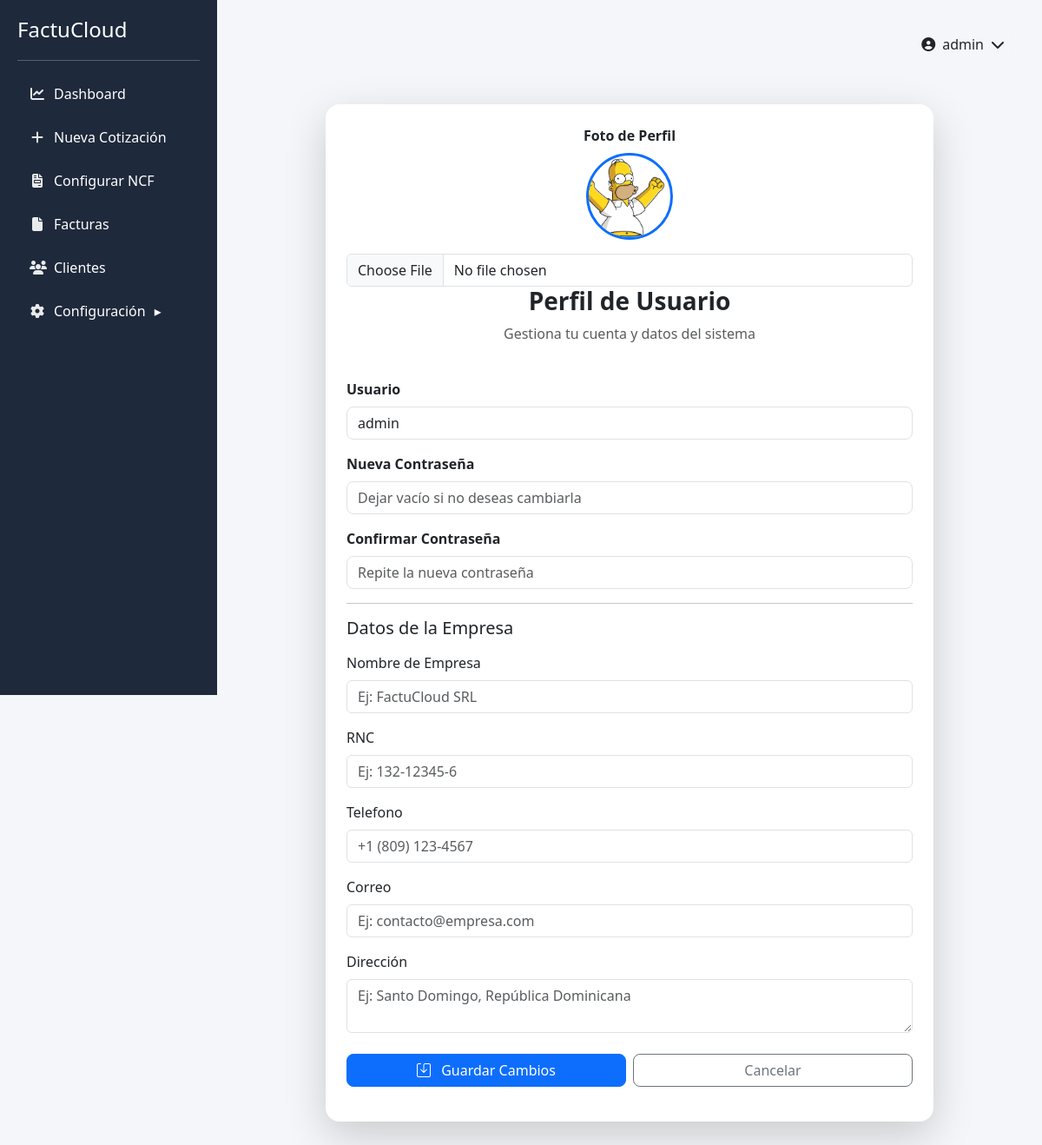
Page /perfil (signed in) on the earlier database version.
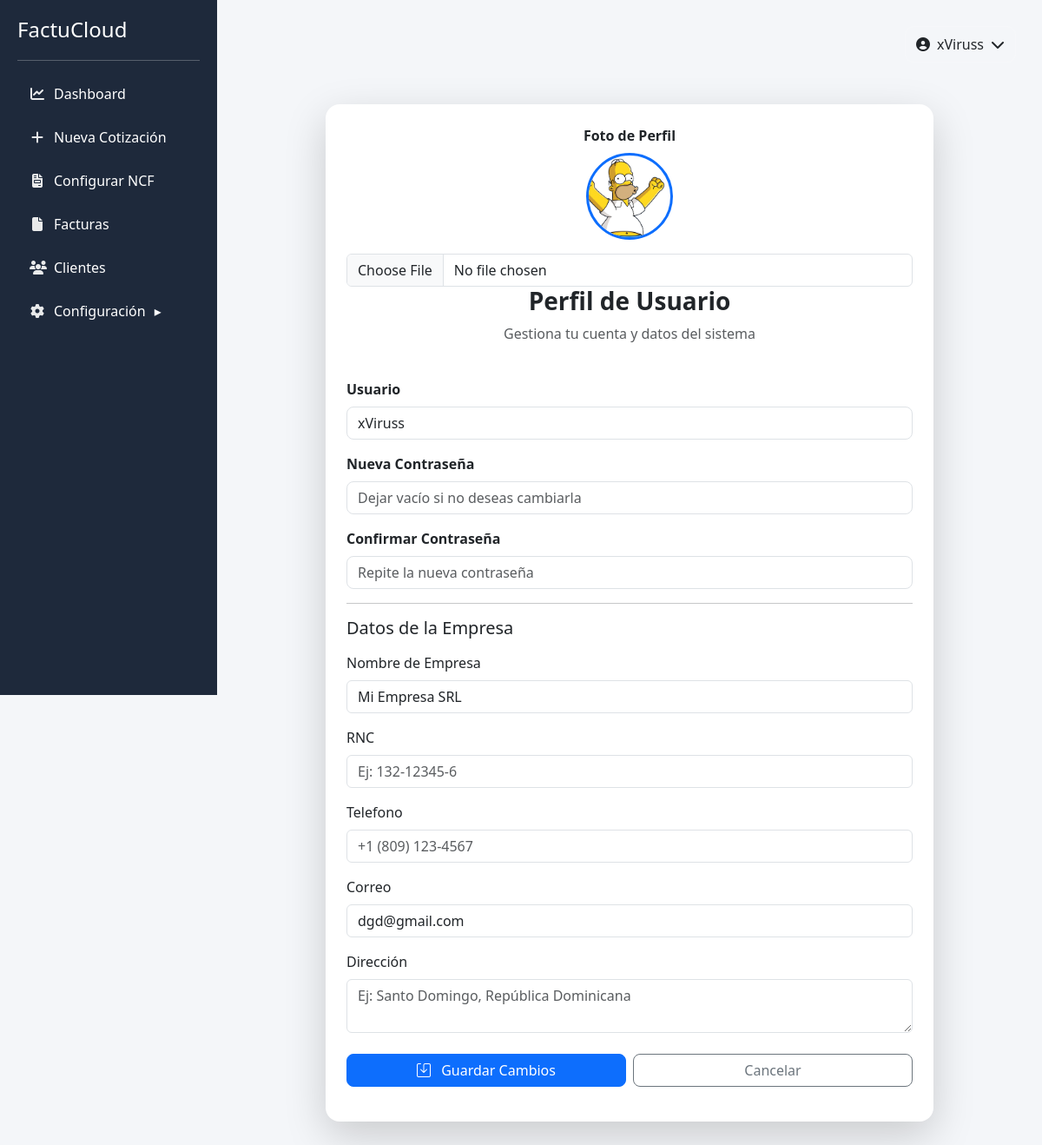
Same page on the later database version.
### tables this page shows
CREATE TABLE usuarios (
    id INTEGER PRIMARY KEY AUTOINCREMENT,
    usuario TEXT,
    password TEXT
    );

CREATE TABLE empresa (
    id INTEGER PRIMARY KEY AUTOINCREMENT,
    nombre TEXT,
    rnc TEXT,
    telefono TEXT,
    correo TEXT,
    direccion TEXT
);

### app.py (the view, shortened to what this page needs)
@app.route("/perfil", methods=["GET", "POST"])
def perfil():
    if "usuario" not in session:
        return redirect(url_for("login"))
    conn = get_db()
    user = conn.execute("SELECT * FROM usuarios LIMIT 1").fetchone()
    empresa = conn.execute("SELECT * FROM empresa LIMIT 1").fetchone()
    conn.close()
    return render_template("perfil.html", user=user, empresa=empresa)

### app.py (called while the page is built)
def get_db():
    conn = sqlite3.connect("database.db")
    conn.row_factory = sqlite3.Row
    return conn

@app.context_processor
def inject_user():
    return dict(usuario=session.get("usuario"))

### templates/perfil.html (shortened to what this page needs)
<head>
    <link rel="stylesheet" href="https://cdn.jsdelivr.net/npm/bootstrap-icons@1.11.1/font/bootstrap-icons.css">
</head>
    {% extends "base.html" %}
{% block content %}
<div class="container mt-5">
  <div class="card shadow-lg border-0 rounded-4 p-4" style="max-width:700px; margin:auto;">
    <div class="text-center mb-4">
         <label class="form-label fw-semibold">Foto de Perfil</label><br>
  <img id="preview"
       src="{{ url_for('static', filename='uploads/' + (user.foto if user.foto else 'default.png')) }}"
       class="rounded-circle mb-3"
       style="width:100px; height:100px; object-fit:cover; border:3px solid #0d6efd;">
  <input type="file" name="foto" class="form-control"
         onchange="previewImage(event)">
      <h3 class="fw-bold">Perfil de Usuario</h3>
      <p class="text-muted">Gestiona tu cuenta y datos del sistema</p>
    </div>
    <form method="POST" enctype="multipart/form-data">
      <div class="mb-3">
  <label class="form-label fw-semibold">Usuario</label>
  <input type="text" name="usuario" class="form-control rounded-3"
         value="{{ user.usuario }}"
         placeholder="Ej: admin o usuario123" required>
</div>
      <div class="mb-3 position-relative">
  <label class="form-label fw-semibold">Nueva Contraseña</label>
  <input type="password" id="password" name="password"
       class="form-control rounded-3 pe-5"
       placeholder="Dejar vacío si no deseas cambiarla"
       oninput="toggleIcon(this, 'icon-password')">
</div>
      <div class="mb-3 position-relative">
  <label class="form-label fw-semibold">Confirmar Contraseña</label>
  <input type="password" id="confirmar" name="confirmar"
       class="form-control rounded-3 pe-5"
       placeholder="Repite la nueva contraseña"
       oninput="toggleIcon(this, 'icon-confirmar')">
</div>
      <hr>
      <h5 class="mb-3">Datos de la Empresa</h5>
      <div class="mb-3">
  <label class="form-label">Nombre de Empresa</label>
  <input type="text" name="empresa" class="form-control"
         value="{{ empresa.nombre }}"
         placeholder="Ej: FactuCloud SRL" required>
</div>
      <div class="mb-3">
  <label class="form-label">RNC</label>
  <input type="text" name="rnc" class="form-control"
         value="{{ empresa.rnc }}"
         placeholder="Ej: 132-12345-6">
</div>
      <div class="mb-3">
        <label class="form-label">Telefono</label>
        <input type="tel"
       name="telefono"
       class="form-control"
       placeholder="+1 (809) 123-4567"
       inputmode="numeric"
       oninput="this.value = this.value.replace(/[^0-9+\-\s()]/g, '')">
      </div>
      <div class="mb-3">
  <label class="form-label">Correo</label>
  <input type="email" name="correo" class="form-control"
         value="{{ empresa.correo }}"
         placeholder="Ej: contacto@empresa.com" required>
</div>
      <div class="mb-3">
  <label class="form-label">Dirección</label>
  <textarea name="direccion" class="form-control"
            placeholder="Ej: Santo Domingo, República Dominicana">{{ empresa.direccion }}</textarea>
</div>
      <div class="d-flex gap-2 mt-4">
        <button class="btn btn-primary w-100 rounded-3">
  <i class="bi bi-save me-2"></i> Guardar Cambios
</button>
        <a href="{{ url_for('index') }}" class="btn btn-outline-secondary w-100 rounded-3">
          Cancelar
        </a>
      </div>
    </form>
  </div>
</div>
{% endblock %}

### templates/base.html (shortened to what this page needs)
<!DOCTYPE html>
<html lang="es">
<head>
<link href="https://cdn.jsdelivr.net/npm/bootstrap@5.3.2/dist/css/bootstrap.min.css" rel="stylesheet">
<link rel="stylesheet" href="https://cdnjs.cloudflare.com/ajax/libs/font-awesome/6.5.0/css/all.min.css">
</head>
<body>
<div class="container-fluid">
<div class="row">
<div class="sidebar">
<div class="logo">
<h4>FactuCloud</h4>
</div>
<hr>
<a href="/"><i class="fa fa-chart-line"></i> Dashboard</a>
<a href="/nueva"><i class="fa fa-plus"></i> Nueva Cotización</a>
<a href="/configurar_ncf"><i class="fa fa-file-invoice"></i> Configurar NCF</a>
<a href="/facturas"><i class="fa fa-file"></i> Facturas</a>
<a href="/clientes"><i class="fa fa-users"></i> Clientes</a>
<a href="javascript:void(0)" onclick="toggleMenu()">
<i class="fa fa-gear"></i> Configuración <span id="arrow">▸</span>
</a>
</div>
<div class="content">
  <div class="topbar">
    <div class="profile-dropdown">
      <button class="profile-btn" onclick="toggleProfileMenu(event)">
        <i class="fa fa-user-circle"></i>
        <span>{{ usuario if usuario else "Usuario" }}</span>
        <i class="fa fa-chevron-down"></i>
      </button>
    </div>
  </div>
  {% block content %}{% endblock %}
</div>
</div>
</div>
</body>
</html>

Differences in the rows shown:
changed usuarios: usuario "admin" → "xViruss"
added empresa: empresa "Mi Empresa SRL", correo "dgd@gmail.com"
